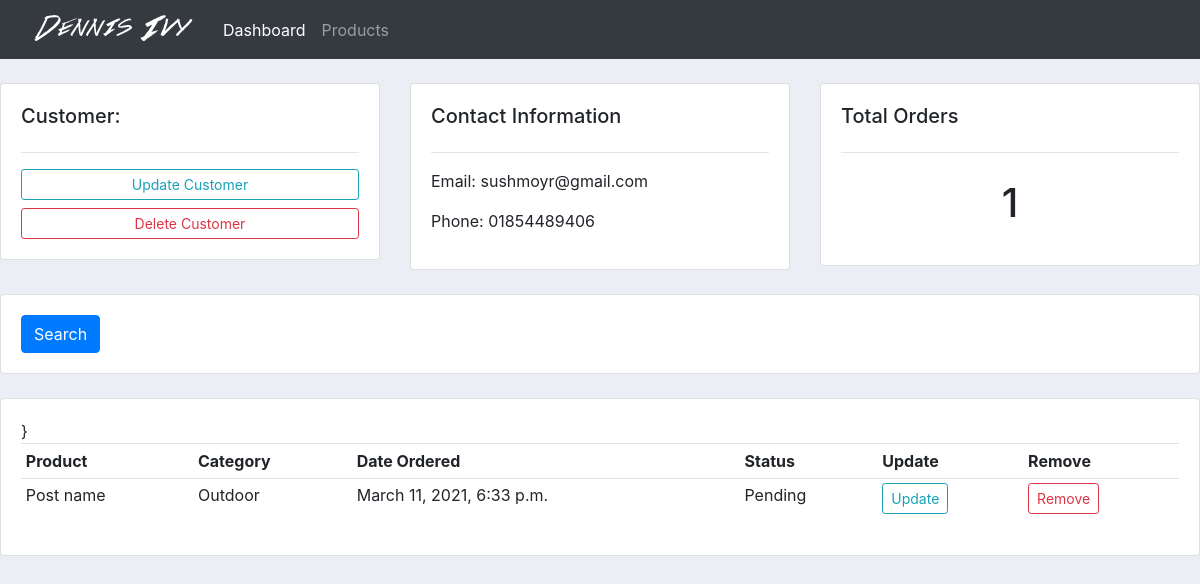
The app's page /customer/1/, older data.
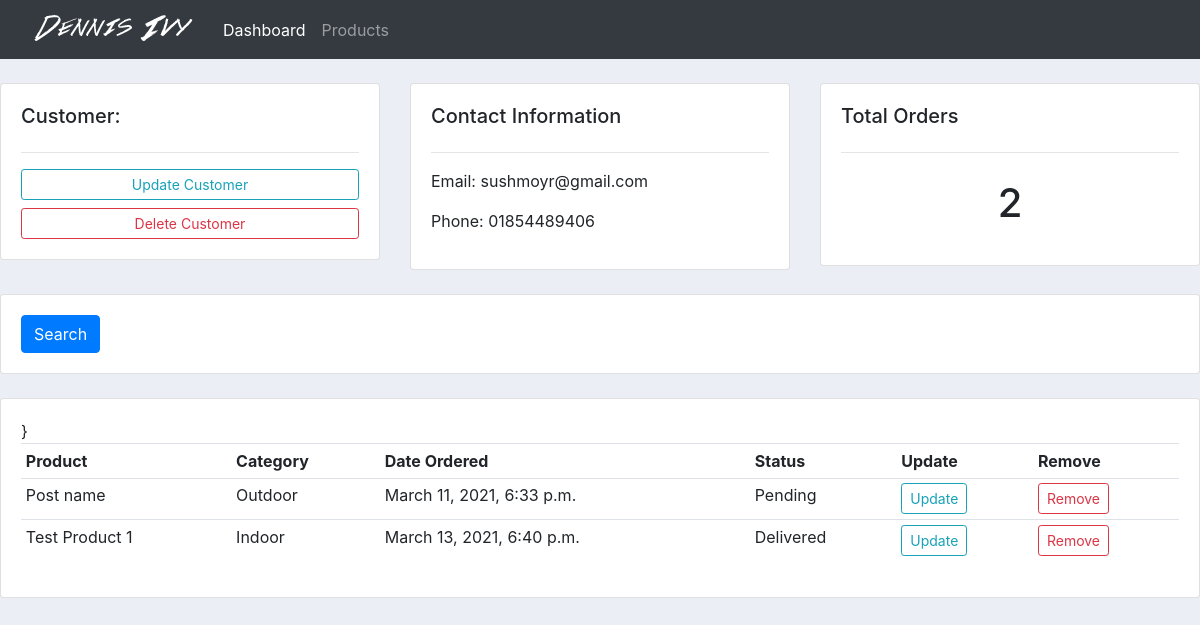
The same page, newer data.
### accounts/models.py (models this page shows, shortened)
class Order(models.Model):
    STATUS = (
        ('Pending', 'Pending'),
        ('Out for delivery', 'Out for delivery'),
        ('Delivered', 'Delivered'),
    )
    customer = models.ForeignKey(Customer, null=True, on_delete=models.SET_NULL)
    product = models.ForeignKey(Product, null=True, on_delete=models.SET_NULL)
    date_created = models.DateTimeField(auto_now_add=True, null=True)
    status = models.CharField(max_length=200, null=True, choices=STATUS)

class Product(models.Model):
    CATEGORY = (
        ('Indoor', 'Indoor'),
        ('Outdoor', 'Outdoor')
    )
    name = models.CharField(max_length=20, null=True)
    price = models.FloatField(null=True)
    category = models.CharField(max_length=20, null=True, choices=CATEGORY)
    description = models.CharField(max_length=200, null=True)
    date_created = models.DateTimeField(auto_now_add=True, null=True)
    tags = models.ManyToManyField(Tag)
    def __str__(self):
        return self.name

### accounts/views.py (the view)
# urls.py: path('customer/<int:pk_test>/', views.customer, name="customer"),
def customer(request, pk_test):
    customers = Customer.objects.get(id=pk_test)
    orders = customers.order_set.all()
    order_count = orders.count()
    context = {
        'customer': customers,
        'orders': orders,
        'order_count': order_count
    }
    return render(request, 'accounts/customer.html', context)

### accounts/templates/accounts/customer.html (shortened to what this page needs)
{% extends 'accounts/main.html' %}
{% block content %}
    <br>
    <div class="row">
        <div class="col-md">
            <div class="card card-body">
                <h5>Customer:</h5>
                <hr>
                <a class="btn btn-outline-info  btn-sm btn-block" href="">Update Customer</a>
                <a class="btn btn-outline-danger  btn-sm btn-block" href="">Delete Customer</a>
            </div>
        </div>
        <div class="col-md">
            <div class="card card-body">
                <h5>Contact Information</h5>
                <hr>
                <p>Email: {{ customer.email }}</p>
                <p>Phone: {{ customer.phone }}</p>
            </div>
        </div>
        <div class="col-md">
            <div class="card card-body">
                <h5>Total Orders</h5>
                <hr>
                <h1 style="text-align: center;padding: 10px">{{ order_count }}</h1>
            </div>
        </div>
    </div>
    <br>
    <div class="row">
        <div class="col">
            <div class="card card-body">
                <form method="get">
                    <button class="btn btn-primary" type="submit">Search</button>
                </form>
            </div>
        </div>
    </div>
    <br>
    <div class="row">
        <div class="col-md">
            <div class="card card-body">
                <table class="table table-sm">
                    <tr>
                        <th>Product</th>
                        <th>Category</th>
                        <th>Date Ordered</th>
                        <th>Status</th>
                        <th>Update</th>
                        <th>Remove</th>
                    </tr>
                    {% for order in orders %}
                        <tr>
                            <td>{{ order.product }}</td>
                            <td>{{ order.product.category }}</td>
                            <td>{{ order.date_created }}</td>
                            <td>{{ order.status }}</td>
                            <td>
                                <a class="btn btn-sm btn-outline-info" href={% url 'update_order' order.id %}>
                                    Update
                            </td>
                            <td>
                                <a class="btn btn-sm btn-outline-danger" href={% url 'delete_order' order.id %}>
                                    Remove
                            </td>
                        </tr>
                    {% endfor %}
                </table>
            </div>
        </div>
    </div>
{% endblock %}

Row changes from the older to the newer data that the page shows:
added Order: product "Test Product 1", product.category "Indoor", date_created "March 13, 2021, 6:40 p.m.", status "Delivered"
Text that changed along with them:
{{ order_count }}: "1" → "2"
